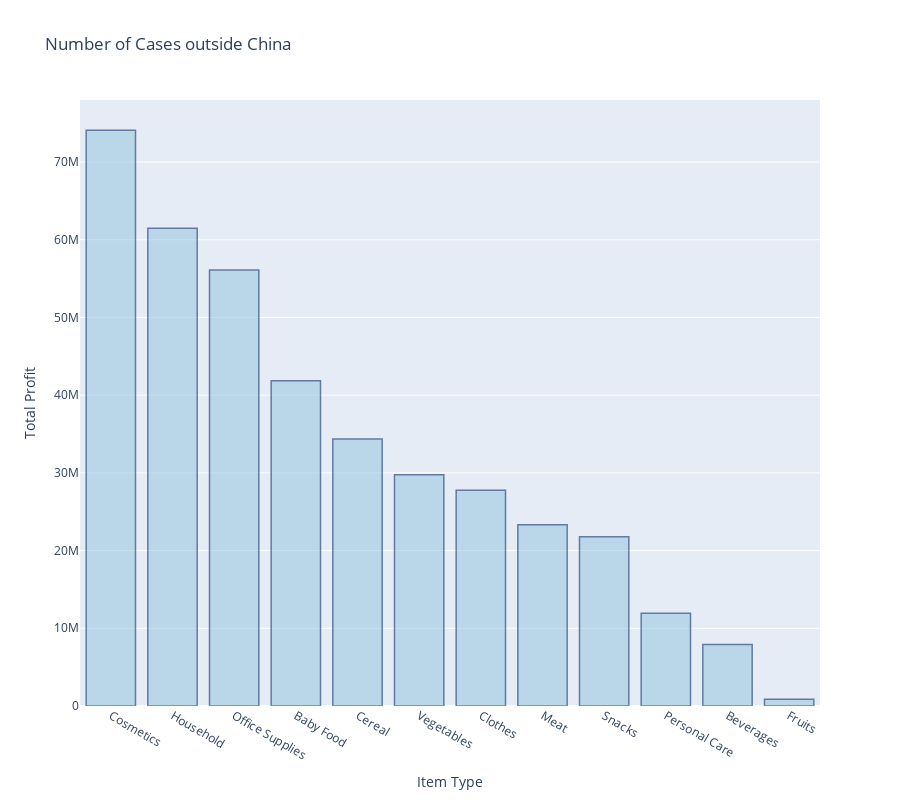

The notebook cell this image was saved under:
### Code cell
df_profit_total = df.loc[:,["Item Type", "Total Profit"]]
df_profit_total = df_profit_total.groupby("Item Type").sum().reset_index().sort_values("Total Profit", ascending = False)

fig = px.bar(df_profit_total, 
             y="Total Profit", x="Item Type", height=800,
             title='Number of Cases outside China', color='Total Profit')
fig.update_traces(marker_color='rgb(158,202,225)', marker_line_color='rgb(8,48,107)',
                  marker_line_width=1.5, opacity=0.6)
fig.show()

### Figure 1 — Plotly figure (JSON) as saved in the notebook; plotly's stock layout.template omitted (floating-point values rounded to 4 significant figures)
{"data": [{"alignmentgroup": "True", "hoverlabel": {"namelength": 0}, "hovertemplate": "Item Type=%{x}<br>Total Profit=%{marker.color}", "legendgroup": "", "marker": {"color": "rgb(158,202,225)", "coloraxis": "coloraxis", "line": {"color": "rgb(8,48,107)", "width": 1.5}}, "name": "", "offsetgroup": "", "opacity": 0.6, "orientation": "v", "showlegend": false, "textposition": "auto", "type": "bar", "x": ["Cosmetics", "Household", "Office Supplies", "Baby Food", "Cereal", "Vegetables", "Clothes", "Meat", "Snacks", "Personal Care", "Beverages", "Fruits"], "xaxis": "x", "y": [74080000.0, 61480000.0, 56120000.0, 41850000.0, 34350000.0, 29750000.0, 27760000.0, 23330000.0, 21790000.0, 11920000.0, 7907000.0, 855900.0], "yaxis": "y"}], "layout": {"barmode": "relative", "coloraxis": {"colorbar": {"title": {"text": "Total Profit"}}, "colorscale": [[0, "#0d0887"], [0.1111, "#46039f"], [0.2222, "#7201a8"], [0.3333, "#9c179e"], [0.4444, "#bd3786"], [0.5556, "#d8576b"], [0.6667, "#ed7953"], [0.7778, "#fb9f3a"], [0.8889, "#fdca26"], [1, "#f0f921"]]}, "height": 800, "legend": {"tracegroupgap": 0}, "title": {"text": "Number of Cases outside China"}, "xaxis": {"anchor": "y", "domain": [0, 1], "title": {"text": "Item Type"}}, "yaxis": {"anchor": "x", "domain": [0, 1], "title": {"text": "Total Profit"}}}}
